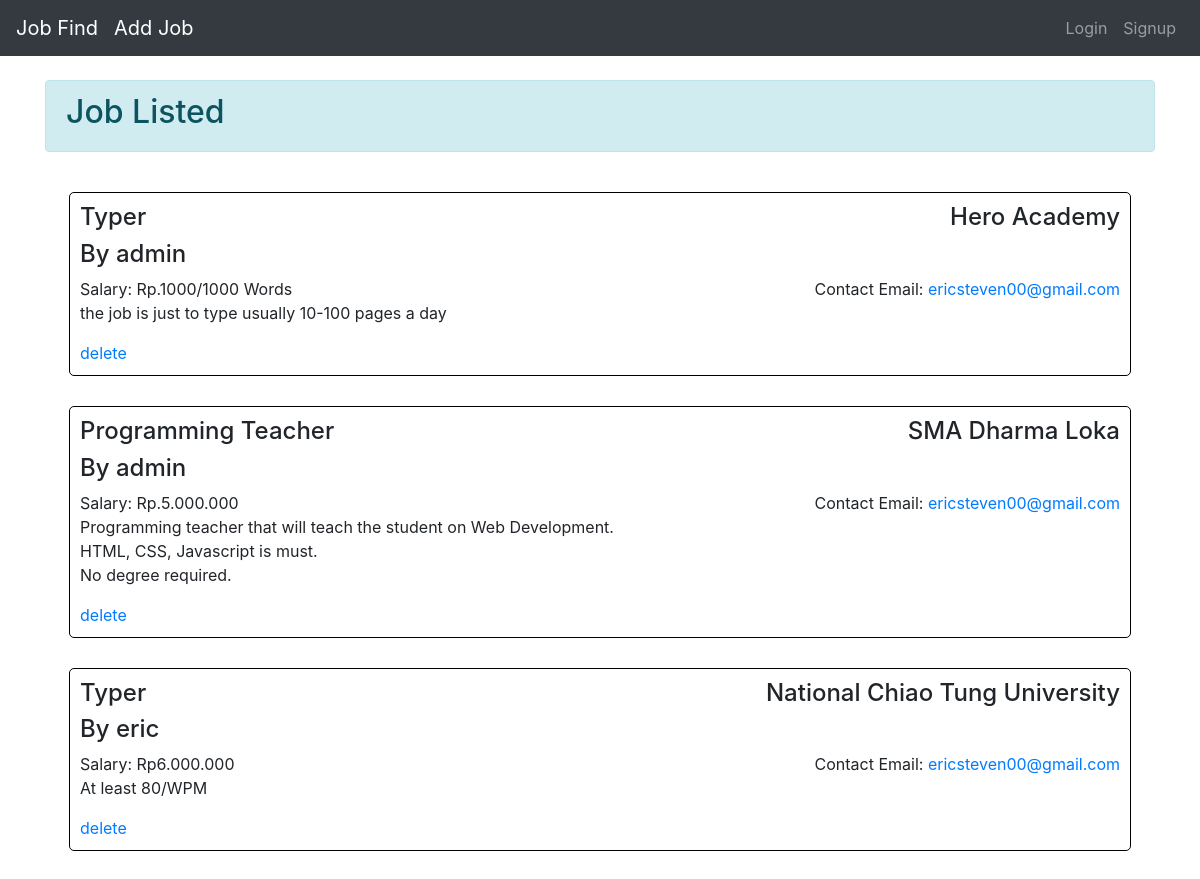
The page / on the database its author committed.
### work_app/models.py (models this page shows, shortened)
class jobs(models.Model):
    level_choices = [
        ('E', 'Entry-Level'),
        ('S', 'Senior-Level'),
        ('V', 'VP-Level'),
    ]
    user  = models.ForeignKey(User, on_delete= models.CASCADE,null=False)
    position= models.CharField(max_length=100)
    level= models.CharField(max_length=30 , choices=level_choices)
    salary = models.CharField(max_length=50)
    description = models.TextField(null=True, blank=True)
    company = models.CharField(max_length=50)
    contact_email =models.CharField(max_length=50)

### work_app/views.py (the view)
# urls.py: path('' , home , name='home' ),
def home(request):
    user = request.user
    job_list = jobs.objects.all()
    return render(request,'index.html', context={'job_list' : job_list})

### work_app/templates/index.html (shortened to what this page needs)
{% extends 'base.html' %}
{% block content %}
<div>
    <div class="container pt-4">
      <div class="alert alert-info">
        <h2>Job Listed</h2>
      </div>
      <div class="p-4">
        {% for job in job_list %}
        <div class="jobs">
          <h4>{{job.position}}</h4>
          <h4 class="jobs-right">{{job.company}}</h4>
          <br>
          <h4>By {{job.user}}</h4>
          <br>
          <div class="jobs-container">
            <span>Salary: {{job.salary}}</span>
            <span class="jobs-right">
              Contact Email: <a href="/email/{{job.id}}" title="Email">{{job.contact_email}}</a>
            </span>
          </div>
          <p class="jobs-desc">{{job.description}}</p>
          <a href="/delete-job/{{job.id}}" title="Delete" data-toggle="modal" data-target="#exampleModal" >delete</a>
        </div>
        {%endfor%}
      </div>
    </div>
</div>
{% endblock %}

### work_app/templates/base.html (shortened to what this page needs)
<!doctype html>
<html lang="en">
<head>
    <link rel="stylesheet" href="https://cdn.jsdelivr.net/npm/bootstrap@4.5.3/dist/css/bootstrap.min.css"
>
</head>
<body>
    <nav class="navbar navbar-expand-lg  navbar-dark bg-dark">
        <a class="navbar-brand" href="/">Job Find</a>
        <a class="navbar-brand" href="/add_job">Add Job</a>
        <div class="collapse navbar-collapse" id="navbarNav">
            <ul class="navbar-nav ml-auto">
                {% if request.user.is_authenticated %}
                <li class="nav-item">
                    <a class="nav-link" href="/show-profile/">{{request.user}}</a>
                </li>
                <li class="nav-item">
                    <a class="nav-link" href="/logout">Logout</a>
                </li>
                {% else %}
                <li class="nav-item">
                    <a class="nav-link" href="/login">Login</a>
                </li>
                <li class="nav-item">
                    <a class="nav-link" href="/signup">Signup</a>
                </li>
                {% endif %}
            </ul>
        </div>
    </nav>
    <div>
        {% block content %}
        {% endblock %}
    </div>
</body>
</html>

### work_app/templates/base.html (style rules this page uses)
.jobs { padding: 10px; border: 1px solid black; border-radius: 5px; margin-bottom: 30px; }
.jobs h4 { display: inline-block; }
.jobs-right { float: right; }
.jobs-desc { white-space: pre-wrap; }

### rows shown on the page
jobs: position "Typer", company "Hero Academy", user "admin", salary "Rp.1000/1000 Words", contact_email "ericsteven00@gmail.com", description "the job is just to type usually 10-100 pages a day"
jobs: position "Programming Teacher", company "SMA Dharma Loka", user "admin", salary "Rp.5.000.000", contact_email "ericsteven00@gmail.com", description "Programming teacher that will teach the student on Web Development. HTML, CSS, Javascript is must. No degree required."
jobs: position "Typer", company "National Chiao Tung University", user "eric", salary "Rp6.000.000", contact_email "ericsteven00@gmail.com", description "At least 80/WPM"
